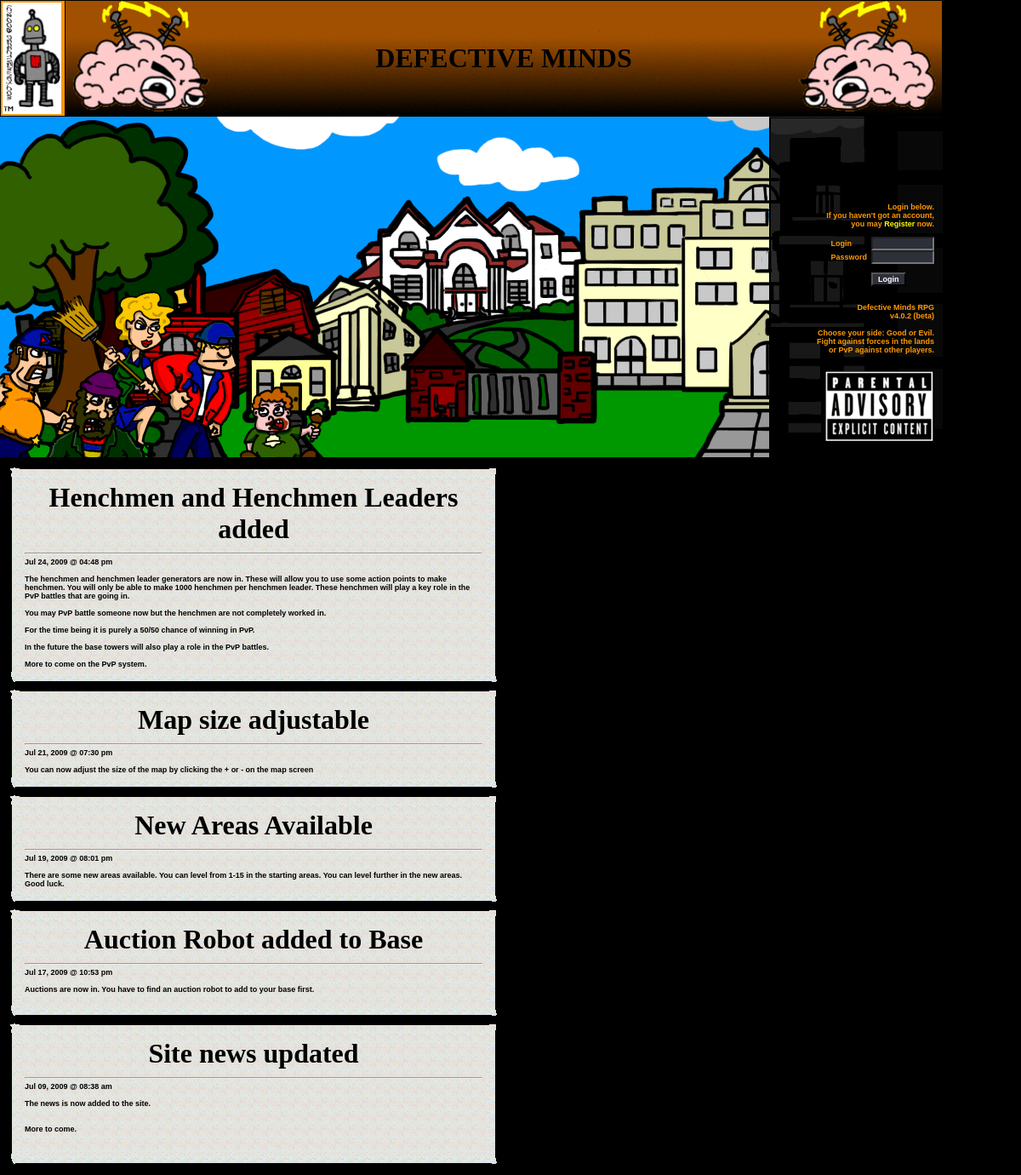
The page / on the database its author committed.
### tables this page shows
CREATE TABLE IF NOT EXISTS `news` (
  `id` int(11) NOT NULL AUTO_INCREMENT,
  `headline` text NOT NULL,
  `message` text NOT NULL,
  `category1` text NOT NULL,
  `category2` text NOT NULL,
  `category3` text NOT NULL,
  `category4` text NOT NULL,
  `submitter` int(11) NOT NULL DEFAULT '0',
  `time` datetime NOT NULL DEFAULT '0000-00-00 00:00:00',
  `image_url` text NOT NULL,
  `image_link` text NOT NULL,
  `image_alt` text NOT NULL,
  `topstory` text NOT NULL,
  `published` text NOT NULL,
  `views` int(11) NOT NULL DEFAULT '0',
  `rating` text NOT NULL,
  `sfw` text NOT NULL,
  PRIMARY KEY (`id`)
);

### dm_config.php (called while the page is built, shortened)
<?php
include("dm_time.php");
include("rpg_funcs.php");
function b4time($whattime)
{
    include("dm_time.php");
    list($adate,$atime)=explode(" ",$whattime);
    list($tyear,$tmonth,$tday)  = explode("-",$adate);
    list($thour,$tminute,$tsec) = explode(":",$atime);
    $nmonth = $month_name[intval($tmonth)];
    $ampm="am";
    if($thour>11) { $ampm="pm"; $thour=$thour-12; }
    if($thour<10) $thour="0".intval($thour);
    return "$nmonth $tday, $tyear @ $thour:$tminute $ampm\n";
}
function smiles($text)
{
    $query = "select * from smilies";
    $smiley_result = dm_query($query);
    $num_smilies=mysql_num_rows($smiley_result);
    if($num_smilies>0)
    {
        for($i=0;$i<$num_smilies;$i++)
        {
            $der = mysql_fetch_array($smiley_result);
            $from=$der['sfrom'];
            $to=$der['sto'];
            $text=str_replace($from,$to,$text);
        }
    }
	$data=$GLOBALS['data'];
    $text=str_replace("[usr]" ,"Users Online :".usersonline($data->name),$text);
    $text=str_replace("[usrs]","Users Logged In :".usersloggedin(),$text);
    $text=str_replace("[users_logged_details]",users_logged_details($data->name),$text);
    $text=str_replace("-{","[",$text);
    $text=str_replace("}-","]",$text);
    return nl2br($text);
}
function odb()
{
    $mysql = mysql_connect($GLOBALS['authdbaddress'], $GLOBALS['authdbuser'], $GLOBALS['authdbpass']);
    return $mysql;
}
function dm_getnewsdata($news)
{
    $query="select * from news where id = '$news'";
    $result=dm_query($query);
    if(mysql_num_rows($result) >0 ) $news = mysql_fetch_object($result);
    return $news;
}
function dm_getnewslist($newssearch)
{
    $newsbeg=$GLOBALS['top'];
    $newsend=$GLOBALS['bot'];
    $query = "select * from news where topstory!='yes' and published='yes' ";
    if(empty($newsbeg)) $newsbeg=0; if(empty($newsend)) $newsend=10;
    $query .= " order by time desc limit $newsbeg,$newsend";
    $result = dm_query($query);
    $numnews=mysql_num_rows($result);
    $i=0;
    while($i<$numnews)
    {
        $der = mysql_fetch_array($result);
        $newslist[$i] = $der['id'];
        $i=$i+1;
    }
    return $newslist;
}
function dm_query($query)
{
    $mysql=odb(); $result=mysql_query($query,$mysql) or die(mysql_error());
    return $result;
}
function usersonline($name)
{
    $REMOTE_ADDR=getenv("REMOTE_ADDR"); $PHP_SELF=$_SERVER['PHP_SELF'];
    $refer=getenv("HTTP_REFERER");
    $timeoutseconds = 300;
    $timestamp = time();
    if(empty($name))
    {
        $insert = dm_query("INSERT INTO useronline VALUES ('$refer','$timestamp','$REMOTE_ADDR', '$PHP_SELF', TRUE, '$name')");
    }
    $result = dm_query("SELECT DISTINCT ip FROM useronline");
    $user = mysql_num_rows($result);
    return $user;
}
function usersloggedin()
{
    $result = dm_query("SELECT DISTINCT name FROM useronline WHERE loggedin='1'");
    $user = mysql_num_rows($result);
    return $user;
}
function users_logged_details()
{
    $result = dm_query("SELECT DISTINCT name,page FROM useronline WHERE loggedin='1'");
    $nusers = mysql_num_rows($result);
    $user="";
    for($i=0;$i<$nusers;$i++)
    {
		$usrdata=mysql_fetch_object($result);
        $usrdata->page=str_replace("/","",$usrdata->page);
		$user.="$usrdata->name ($usrdata->page)";
		if(($nusers>1) && ($i<( $nusers-1)))
       		$user.=",";
    }
    return $user;
}

### dm_time.php (called while the page is built, shortened)
<?php
$month_name[1]="Jan";
$month_name[2]="Feb";
$month_name[3]="Mar";
$month_name[4]="Apr";
$month_name[5]="May";
$month_name[6]="Jun";
$month_name[7]="Jul";
$month_name[8]="Aug";
$month_name[9]="Sep";
$month_name[10]="Oct";
$month_name[11]="Nov";
$month_name[12]="Dec";

### news.php (the view, shortened to what this page needs)
<?php
function shownews()
{
    echo "<table border=0 cellspacing=0 cellpadding=1 bgcolor=#000000 width=100%><tr><td>";
    echo "<table border=0 width=100% ><tr>";
    echo "<td valign=top class=td_cat>";
    include("dm_time.php");
	$month_name=$GLOBALS['month_name'];
    $newslist=dm_getnewslist($newssearch);
    echo "<table border=0 width=100% align=left>";
    for($i=0;$i<count($newslist);$i++)
    {
        $news=dm_getnewsdata($newslist[$i]);
        echo "<tr>";
        echo "<td valign=top>" ;
        echo "<table width=100% border=0><tr><td>";
        echo "<center><font class=dm_newshead>$news->headline";
        echo "</td></tr><tr><td>";
		echo "<hr>";
        echo "<font class=dm_news align=right>".b4time($news->time)."</font><br><br>";
		echo "<font class=dm_news>";
        echo nl2br(smiles($news->message));
        echo "</font>";
        echo "</td></tr>";
                    echo "</table>";
        echo "</td></tr>";
    }
    echo "</table>";
    echo "<br>";
    echo "</td></tr></table>";
    echo "</td></tr></table>";
}
shownews();
include("rpg_footer.php");
?>

### rpg.css (style rules this page uses)
body { scrollbar-base-color: #f08000; scrollbar-arrow-color: #f0c000; scrollbar-darkshadow-color: #a07000; font-family: Verdana, Arial, Helvetica, sans-serif; font-size: xx-small; font-style: bold; color: #ffffff; }
.dm_news { font-family: Verdana, Arial, Helvetica, sans-serif; font-size: xx-small; font-style: normal; color: #000000; hbackground-color:#ffffff; hborder-color: #505050; hborder-width: 3; }
.dm_newshead { font-family: times new roman; font-size: xx-large; font-style: normal; color: #000000; hbackground-color:#ffffff; hborder-color: #505050; hborder-width: 3; }
td { font-family: Verdana, Arial, Helvetica, sans-serif; font-size: xx-small; font-weight: bold; color: #ff9900; }

### rows shown on the page
news: headline "Henchmen and Henchmen Leaders added", time "Jul 24, 2009 @ 04:48 pm"
news: headline "Map size adjustable", time "Jul 21, 2009 @ 07:30 pm"
news: headline "New Areas Available", time "Jul 19, 2009 @ 08:01 pm"
news: headline "Auction Robot added to Base", time "Jul 17, 2009 @ 10:53 pm"
news: headline "Site news updated", time "Jul 09, 2009 @ 08:38 am"

### other values the page prints
$dm_version "v4.0.2 (beta)"
smiles($news->message) "You can now adjust the size of the map by clicking the + or - on the map screen"
smiles($news->message) "There are some new areas available. You can level from 1-15 in the starting areas. You can level further in the new areas. Good luck."
smiles($news->message) "Auctions are now in. You have to find an auction robot to add to your base first."
smiles($news->message) "The news is now added to the site. More to come."
